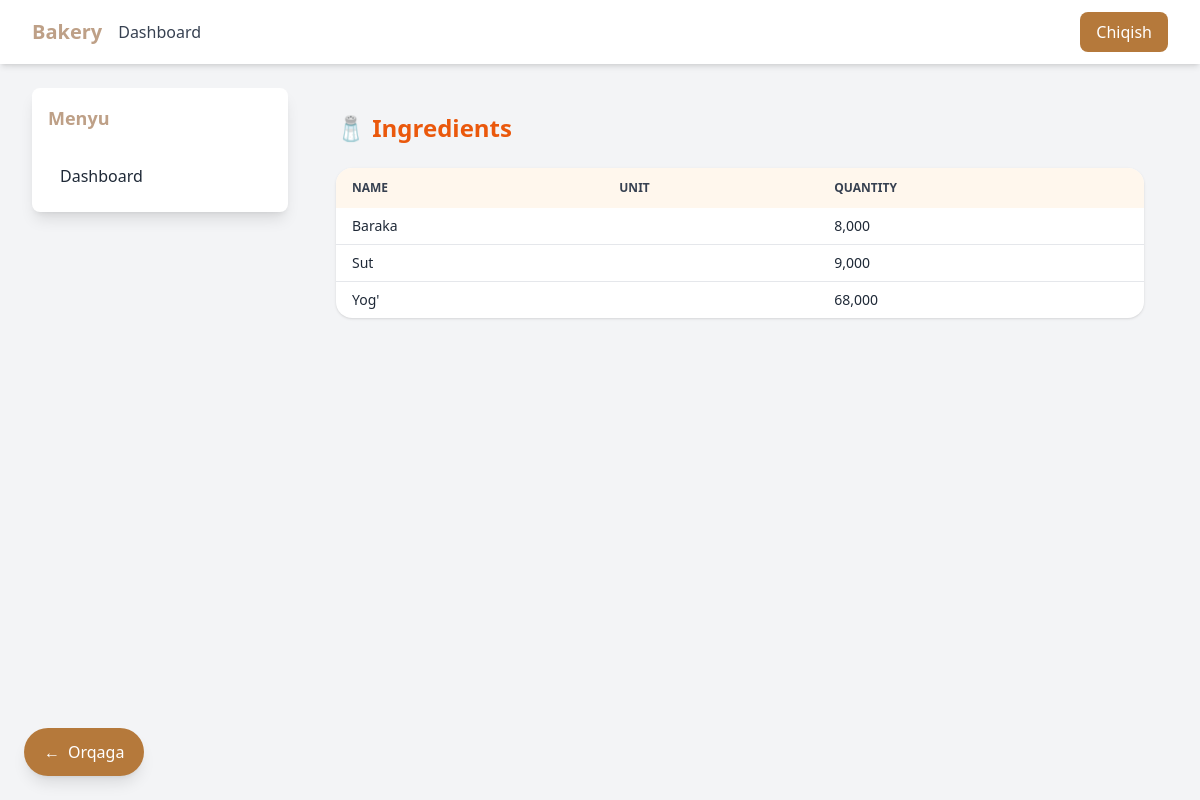
Page /inventory/ingredients/ on the earlier database version.
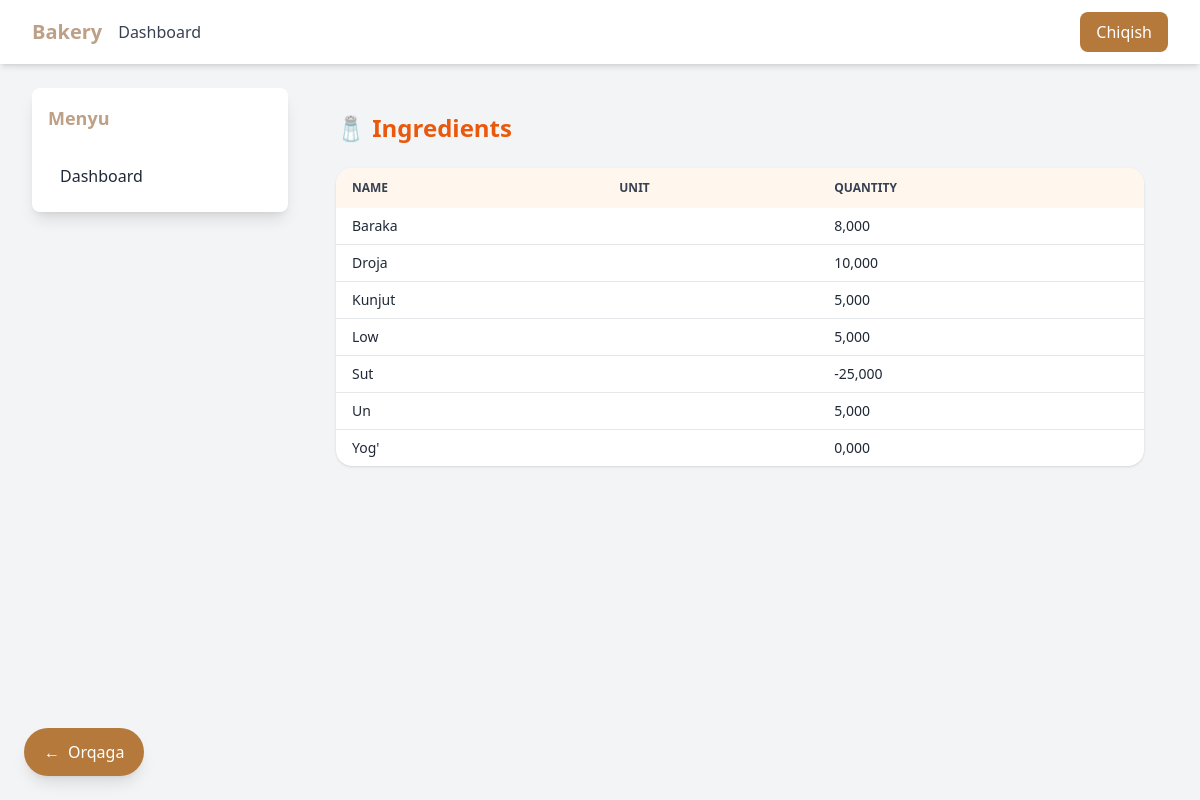
Same page on the later database version.
### inventory/models.py (models this page shows, shortened)
class Ingredient(models.Model):
    name = models.CharField(max_length=200, unique=True)
    quantity = models.DecimalField(**DECIMAL_KWARGS, default=Decimal('0'))
    unit = models.ForeignKey(Unit, on_delete=models.PROTECT, related_name='ingredients')
    low_stock_threshold = models.DecimalField(
        **DECIMAL_KWARGS,
        default=Decimal('0'),
        help_text=_("Minimum quantity before alert (set by admin)")
    )
    class Meta:
        verbose_name = _("Ingredient")
        verbose_name_plural = _("Ingredients")

### inventory/views.py (the view)
# urls.py: path("ingredients/", views.ingredient_list, name="ingredient_list"),
def ingredient_list(request):
    ingredients = Ingredient.objects.select_related("unit").all().order_by("name")
    if request.method == "POST":
        form = IngredientForm(request.POST)
        if form.is_valid():
            form.save()
            messages.success(request, "🧂 Yangi ingredient qo‘shildi!")
            return redirect("inventory:ingredient_list")
    else:
        form = IngredientForm()
    return render(request, "inventory/ingredient_list.html", {
        "ingredients": ingredients,
        "form": form,
    })

### inventory/templates/inventory/ingredient_list.html (shortened to what this page needs)
{% extends "base.html" %}
{% block content %}
<div class="p-6">
  <div class="flex justify-between items-center mb-6">
    <h1 class="text-2xl font-bold text-orange-600">🧂 Ingredients</h1>
  </div>
  <div class="bg-white rounded-2xl shadow overflow-hidden">
    <div class="overflow-y-auto max-h-[70vh]">
      <table class="w-full text-sm text-left">
        <thead class="bg-orange-50 text-gray-700 uppercase text-xs">
          <tr>
            <th class="py-3 px-4">Name</th>
            <th class="py-3 px-4">Unit</th>
            <th class="py-3 px-4">Quantity</th>
          </tr>
        </thead>
        <tbody class="divide-y">
          {% for ing in ingredients %}
          <tr class="hover:bg-orange-50 transition">
            <td class="py-2 px-4 font-medium">{{ ing.name }}</td>
            <td class="py-2 px-4 text-gray-600">{{ ing.unit.abbreviation }}</td>
            <td class="py-2 px-4">{{ ing.quantity }}</td>
          </tr>
          {% empty %}
          <tr><td colspan="3" class="text-center py-4 text-gray-400">No ingredients yet</td></tr>
          {% endfor %}
        </tbody>
      </table>
    </div>
  </div>
</div>
{% endblock %}

Differences in the rows shown:
added Ingredient: name "Droja", quantity "10,000"
added Ingredient: name "Kunjut", quantity "5,000"
added Ingredient: name "Low", quantity "5,000"
changed Ingredient "Sut": quantity "9,000" → "-25,000"
added Ingredient: name "Un", quantity "5,000"
changed Ingredient "Yog'": quantity "68,000" → "0,000"
